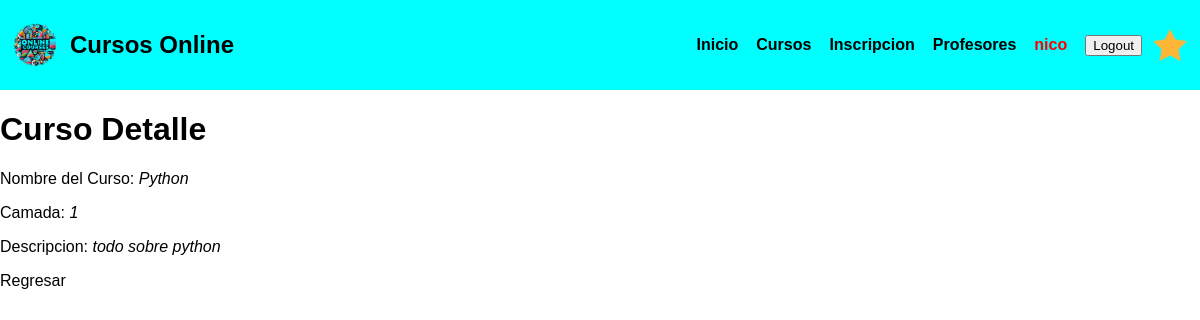
/cursos/1 (signed in), run on the app's committed database.
### AppCoder/models.py (models this page shows, shortened)
class Avatar(models.Model):
    user = models.OneToOneField(User, on_delete=models.CASCADE)
    imagen = models.ImageField(upload_to='avatares', null = True, blank = True)

class Curso(models.Model):
    nombre = models.CharField(max_length=40)
    camada = models.IntegerField()
    descripcion = models.TextField()  # Agrega este campo para la descripción

### AppCoder/views.py (the view)
# urls.py: path('cursos/<pk>', views.CursoDetailView.as_view(), name = "DetalleCurso"),
class CursoDetailView(DetailView):
    model = Curso
    template_name = "AppCoder/curso_detalle.html"

### AppCoder/templates/AppCoder/curso_detalle.html (shortened to what this page needs)
{% extends 'AppCoder/padre.html' %}
{% load static %}
{% block contenidoQueCambia %}
<h1>Curso Detalle</h1>
<p>Nombre del Curso: <i> {{curso.nombre}} </i></p>
<p>Camada: <i> {{curso.camada}} </i></p>
<p>Descripcion: <i> {{curso.descripcion}} </i></p>
<p>
    <a href="{% url 'ListaCursos' %}">Regresar</a>
</p>
{% endblock contenidoQueCambia %}

### AppCoder/templates/AppCoder/padre.html (shortened to what this page needs)
<!DOCTYPE html>
<html lang="en">
<head>
    <link rel="stylesheet" href="/AppCoder/static/AppCoder/css/style.css">
<body>
    <header>
        <a href="{% url 'inicio' %}" class="logo">
            <img src="/AppCoder/static/AppCoder/img/cursosonlinelogo.png" alt="">
            <h2 class="nombre-empresa">Cursos Online</h2>
        </a>
        <nav style="display: flex; align-items: center;gap: 8px;flex-wrap: wrap">
            <a class="nav-link" href="{% url 'inicio' %}">Inicio</a>
            <a class="nav-link" href="{% url 'ListaCursos' %}">Cursos</a>
            <a class="nav-link" href="{% url 'inscripcion' %}"
            >Inscripcion</a>
           <a class="nav-link" href=
            "{% url 'ListaProfesores' %}">Profesores</a>
            {% if not request.user.is_authenticated %}
           <div><a id="Logueo" class="btn btn-primary" href=
            "{% url 'Login' %}">Login</a>
            <a id="Logueo" class="btn btn-primary" href=
            "{% url 'Registro' %}">Registro</a>
            {% else %}
            <a id="Logueo" class="nav-link" href="{% url 'EditarPerfil' %}"> {{request.user.username}} </a>
            <form class="nav-link" method="post" action="{% url 'Logout' %}">
            <button type="submit" class="btn btn-primary">Logout</button>
            </form>
            {% endif %}
            {% if request.user.avatar %}
            <img src="{{request.user.avatar.imagen.url}}" alt="" height="40px">
            {% endif %}
        </nav>
    </header>
    {% block contenidoQueCambia %}
    {% endblock contenidoQueCambia %}
</body>

### AppCoder/static/AppCoder/css/style.css (style rules this page uses)
body { font-family: sans-serif; margin: 0; }
a { text-decoration: none; color: black; }
header { display:flex ; min-height: 70px; background-color: cyan; justify-content: space-between; align-items: center; padding: 10px; }
.logo { display: flex; align-items: center; }
.logo img { height: 50px; margin-right: 10px; }
nav { display: flex; flex-direction: row; }
nav a { font-weight: 600; padding-right: 10px; }
form { display: flex; }
#Logueo { color: red; }

### data on the page
Curso: nombre "Python", camada "1", descripcion "todo sobre python"

### other printed values
{{ request.user.username }} "nico"
